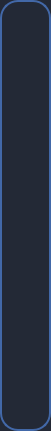
   <widget class="QFrame" name="frm_navigation">
    <property name="geometry">
     <rect>
      <x>10</x>
      <y>110</y>
      <width>51</width>
      <height>431</height>
     </rect>
    </property>
    <property name="sizePolicy">
     <sizepolicy hsizetype="Maximum" vsizetype="Maximum">
      <horstretch>0</horstretch>
      <verstretch>0</verstretch>
     </sizepolicy>
    </property>
    <property name="font">
     <font>
      <family>Arial</family>
     </font>
    </property>
    <property name="styleSheet">
     <string notr="true">QFrame {
    border-radius: 18px;
    background-color: #232936;
    border: 2px solid #4268a8;
}

QFrame:hover {
    background-color: #2a3142;
    border: 2px solid #7aaef0;    
}

QFrame:pressed {
    background-color: #1a1f2b;    
    border: 2px solid #2f5fa0;     
    padding-top: 2px;              
    padding-bottom: -2px;          
}

QFrame:disabled {
    background-color: #1a1d24;
    border: 2px solid #3a3f4a;
    color: #6b7280;
}</string>
    </property>
    <property name="frameShape">
     <enum>QFrame::Shape::StyledPanel</enum>
    </property>
    <property name="frameShadow">
     <enum>QFrame::Shadow::Raised</enum>
    </property>
    <widget class="QPushButton" name="btn_nav_dl">
     <property name="geometry">
      <rect>
       <x>0</x>
       <y>190</y>
       <width>171</width>
       <height>51</height>
      </rect>
     </property>
     <property name="styleSheet">
      <string notr="true">QPushButton
{
    font: 18px &quot;Arial&quot;;
    color: white;         
    padding-left: -6px;         
    text-align: center;
    background: transparent;
    border-width: 0px;
    border-radius: 15px;
    outline: none;              
}
QPushButton:hover
{
    border: none;
    background-color: rgba(255, 255, 255, 0.1);
    border-radius: 15px;
    padding-top:8px;
    padding-bottom:4px;
}

QPushButton:pressed
{
    border: none;
    background-color: rgba(255, 255, 255, 0.22); 
    border-radius: 15px;
    padding-top:8px;
    padding-bottom:4px;
}</string>
     </property>
     <property name="text">
      <string>   DL Training</string>
     </property>
     <property name="icon">
      <iconset resource="../../py/Anaconda3/Scripts/res.qrc">
       <normaloff>:/icons/dl.svg</normaloff>:/icons/dl.svg</iconset>
     </property>
     <property name="iconSize">
      <size>
       <width>35</width>
       <height>35</height>
      </size>
     </property>
     <property name="flat">
      <bool>true</bool>
     </property>
    </widget>
    <widget class="QPushButton" name="btn_nav_eval">
     <property name="geometry">
      <rect>
       <x>0</x>
       <y>250</y>
       <width>171</width>
       <height>51</height>
      </rect>
     </property>
     <property name="styleSheet">
      <string notr="true">QPushButton
{
    font: 18px &quot;Arial&quot;;
    color: white;         
    padding-left: -22px;         
    text-align: center;
    background: transparent;
    border-width: 0px;
    border-radius: 15px;
    outline: none;              
}
QPushButton:hover
{
    border: none;
    background-color: rgba(255, 255, 255, 0.1);
    border-radius: 15px;
    padding-top:8px;
    padding-bottom:4px;
}

QPushButton:pressed
{
    border: none;
    background-color: rgba(255, 255, 255, 0.22); 
    border-radius: 15px;
    padding-top:8px;
    padding-bottom:4px;
}</string>
     </property>
     <property name="text">
      <string>      Analysis</string>
     </property>
     <property name="icon">
      <iconset resource="../../py/Anaconda3/Scripts/res.qrc">
       <normaloff>:/icons/analysis.svg</normaloff>:/icons/analysis.svg</iconset>
     </property>
     <property name="iconSize">
      <size>
       <width>32</width>
       <height>32</height>
      </size>
     </property>
     <property name="flat">
      <bool>true</bool>
     </property>
    </widget>
    <widget class="QPushButton" name="btn_nav_mol">
     <property name="geometry">
      <rect>
       <x>0</x>
       <y>70</y>
       <width>171</width>
       <height>51</height>
      </rect>
     </property>
     <property name="styleSheet">
      <string notr="true">QPushButton
{
    font: 18px &quot;Arial&quot;;
    color: white;    padding-left: -18px;         
    text-align: center;
    background: transparent;
    border-width: 0px;
    border-radius: 15px;
    outline: none;              
}
QPushButton:hover
{
    border: none;
    background-color: rgba(255, 255, 255, 0.1);
    border-radius: 15px;
    padding-top:8px;
    padding-bottom:4px;
}

QPushButton:pressed
{
    border: none;
    background-color: rgba(255, 255, 255, 0.22); 
    border-radius: 15px;
    padding-top:8px;
    padding-bottom:4px;
}
</string>
     </property>
     <property name="text">
      <string>    Mol. Calc.</string>
     </property>
     <property name="icon">
      <iconset resource="../../py/Anaconda3/Scripts/res.qrc">
       <normaloff>:/icons/mol_calc.svg</normaloff>:/icons/mol_calc.svg</iconset>
     </property>
     <property name="iconSize">
      <size>
       <width>26</width>
       <height>26</height>
      </size>
     </property>
     <property name="flat">
      <bool>true</bool>
     </property>
    </widget>
    <widget class="QPushButton" name="btn_nav_ml">
     <property name="geometry">
      <rect>
       <x>0</x>
       <y>130</y>
       <width>171</width>
       <height>51</height>
      </rect>
     </property>
     <property name="styleSheet">
      <string notr="true">QPushButton
{
    font: 18px &quot;Arial&quot;;
    color: white;         
    padding-left: -5px;         
    text-align: center;
    background: transparent;
    border-width: 0px;
    border-radius: 15px;
    outline: none;              
}
QPushButton:hover
{
    border: none;
    background-color: rgba(255, 255, 255, 0.1);
    border-radius: 15px;
    padding-top:8px;
    padding-bottom:4px;
}

QPushButton:pressed
{
    border: none;
    background-color: rgba(255, 255, 255, 0.22); 
    border-radius: 15px;
    padding-top:8px;
    padding-bottom:4px;
}</string>
     </property>
     <property name="text">
      <string>   ML Training</string>
     </property>
     <property name="icon">
      <iconset resource="../../py/Anaconda3/Scripts/res.qrc">
       <normaloff>:/icons/ml.svg</normaloff>:/icons/ml.svg</iconset>
     </property>
     <property name="iconSize">
      <size>
       <width>32</width>
       <height>32</height>
      </size>
     </property>
     <property name="flat">
      <bool>true</bool>
     </property>
    </widget>
    <widget class="QPushButton" name="btn_nav_agent">
     <property name="geometry">
      <rect>
       <x>0</x>
       <y>310</y>
       <width>171</width>
       <height>51</height>
      </rect>
     </property>
     <property name="styleSheet">
      <string notr="true">QPushButton
{
    font: 18px &quot;Arial&quot;;
    color: white;         
    padding-left: -25px;         
    text-align: center;
    background: transparent;
    border-width: 0px;
    border-radius: 15px;
    outline: none;              
}
QPushButton:hover
{
    border: none;
    background-color: rgba(255, 255, 255, 0.1);
    border-radius: 15px;
    padding-top:8px;
    padding-bottom:4px;
}

QPushButton:pressed
{
    border: none;
    background-color: rgba(255, 255, 255, 0.22); 
    border-radius: 15px;
    padding-top:8px;
    padding-bottom:4px;
}</string>
     </property>
     <property name="text">
      <string>    Reasoning</string>
     </property>
     <property name="icon">
      <iconset resource="../../py/Anaconda3/Scripts/res.qrc">
       <normaloff>:/icons/reasoning.svg</normaloff>:/icons/reasoning.svg</iconset>
     </property>
     <property name="iconSize">
      <size>
       <width>52</width>
       <height>52</height>
      </size>
     </property>
     <property name="flat">
      <bool>true</bool>
     </property>
    </widget>
    <widget class="QPushButton" name="btn_nav_data">
     <property name="geometry">
      <rect>
       <x>0</x>
       <y>10</y>
       <width>171</width>
       <height>51</height>
      </rect>
     </property>
     <property name="font">
      <font>
       <family>Arial</family>
       <pointsize>-1</pointsize>
       <italic>false</italic>
       <bold>false</bold>
      </font>
     </property>
     <property name="styleSheet">
      <string notr="true">QPushButton
{
    font: 18px &quot;Arial&quot;;
    color: white;         
    padding-left: -40px;         
    text-align: center;
    background: transparent;
    border-width: 0px;
    border-radius: 15px;
    outline: none;              
}
QPushButton:hover
{
    border: none;
    background-color: rgba(255, 255, 255, 0.1);
    border-radius: 15px;
    padding-top:8px;
    padding-bottom:4px;
}

QPushButton:pressed
{
    border: none;
    background-color: rgba(255, 255, 255, 0.22); 
    border-radius: 15px;
    padding-top:8px;
    padding-bottom:4px;
}</string>
     </property>
     <property name="text">
      <string>        Data</string>
     </property>
     <property name="icon">
      <iconset resource="../../py/Anaconda3/Scripts/res.qrc">
       <normaloff>:/icons/data_display.svg</normaloff>:/icons/data_display.svg</iconset>
     </property>
     <property name="iconSize">
      <size>
       <width>30</width>
       <height>30</height>
      </size>
     </property>
     <property name="flat">
      <bool>true</bool>
     </property>
    </widget>
    <widget class="QPushButton" name="btn_nav_pred">
     <property name="geometry">
      <rect>
       <x>0</x>
       <y>370</y>
       <width>171</width>
       <height>51</height>
      </rect>
     </property>
     <property name="styleSheet">
      <string notr="true">QPushButton
{
    font: 18px &quot;Arial&quot;;
    color: white;         
    padding-left: -12px;         
    text-align: center;
    background: transparent;
    border-width: 0px;
    border-radius: 15px;
    outline: none;              
}
QPushButton:hover
{
    border: none;
    background-color: rgba(255, 255, 255, 0.1);
    border-radius: 15px;
    padding-top:8px;
    padding-bottom:4px;
}

QPushButton:pressed
{
    border: none;
    background-color: rgba(255, 255, 255, 0.22); 
    border-radius: 15px;
    padding-top:8px;
    padding-bottom:4px;
}</string>
     </property>
     <property name="text">
      <string>     Prediction</string>
     </property>
     <property name="icon">
      <iconset resource="../../py/Anaconda3/Scripts/res.qrc">
       <normaloff>:/icons/prediction.svg</normaloff>:/icons/prediction.svg</iconset>
     </property>
     <property name="iconSize">
      <size>
       <width>30</width>
       <height>30</height>
      </size>
     </property>
     <property name="flat">
      <bool>true</bool>
     </property>
    </widget>
   </widget>
